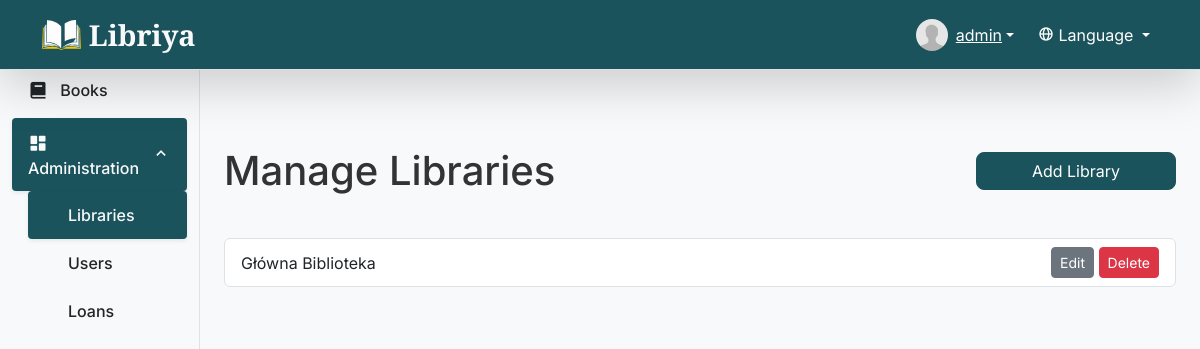
Page /libraries/ (signed in) on the earlier database version.
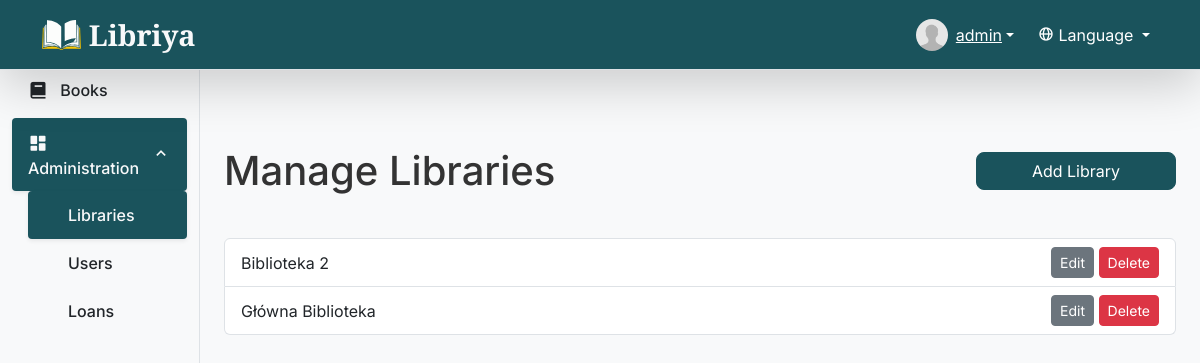
Same page on the later database version.
### app/models.py (models this page shows, shortened)
class Library(db.Model):
    id = db.Column(db.Integer, primary_key=True)
    name = db.Column(db.String(100), unique=True, nullable=False, index=True)
    books = db.relationship('Book', back_populates='library', lazy=True)
    users = db.relationship('User', secondary=user_libraries, lazy='subquery',
                            back_populates='libraries')

### app/routes.py (the view)
@bp.route("/libraries/")
@login_required
@role_required('admin')
def libraries():
    all_libraries = Library.query.order_by(Library.name).all()
    return render_template("libraries.html", libraries=all_libraries, active_page="libraries", parent_page="admin", title=_("Libraries"))

### app/__init__.py (called while the page is built)
@login_manager.user_loader
def load_user(user_id):
    from app.models import User
    return User.query.get(int(user_id))

### app/routes.py (called while the page is built)
def role_required(*roles):
    def wrapper(f):
        @wraps(f)
        def decorated_function(*args, **kwargs):
            if not current_user.is_authenticated or current_user.role not in roles:
                flash(
                    _("You do not have the required privileges to access this page."), "danger")
                return redirect(url_for('main.home'))
            return f(*args, **kwargs)
        return decorated_function
    return wrapper

@bp.context_processor
def inject_unread_notifications_count():
    if current_user.is_authenticated:
        unread_count = Notification.query.filter_by(
            recipient=current_user, is_read=False).count()
        return {'unread_notifications_count': unread_count}
    return {'unread_notifications_count': 0}

### app/templates/libraries.html
{% extends "layout.html" %}
{% block content %}
<div class="container mt-4">
    <div class="d-flex justify-content-between align-items-center mb-3">
        <h1>{% trans %}Manage Libraries{% endtrans %}</h1>
        <a href="{{ url_for('main.library_add') }}" class="btn btn-primary add-book-btn">{% trans %}Add Library{% endtrans %}</a>
    </div>
    <ul class="list-group">
        {% for library in libraries %}
        <li class="list-group-item d-flex justify-content-between align-items-center">
            {{ library.name }}
            <div>
                <a href="{{ url_for('main.library_edit', library_id=library.id) }}" class="btn btn-sm btn-secondary">{% trans %}Edit{% endtrans %}</a>
                <form action="{{ url_for('main.library_delete', library_id=library.id) }}" method="POST" style="display: inline;">
                    <button type="submit" class="btn btn-sm btn-danger" onclick="return confirm('{% trans %}Are you sure you want to delete this library?{% endtrans %}');">{% trans %}Delete{% endtrans %}</button>
                </form>
            </div>
        </li>
        {% else %}
        <li class="list-group-item">{% trans %}No libraries found.{% endtrans %}</li>
        {% endfor %}
    </ul>
</div>
{% endblock %}

Differences in the rows shown:
added Library: name "Biblioteka 2"
